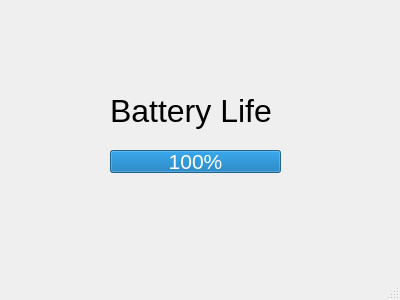
<?xml version="1.0" encoding="UTF-8"?>
<ui version="4.0">
 <class>MainWindow</class>
 <widget class="QMainWindow" name="MainWindow">
  <property name="geometry">
   <rect>
    <x>0</x>
    <y>0</y>
    <width>400</width>
    <height>300</height>
   </rect>
  </property>
  <property name="windowTitle">
   <string>MainWindow</string>
  </property>
  <widget class="QWidget" name="centralWidget">
   <widget class="QProgressBar" name="progressBar">
    <property name="geometry">
     <rect>
      <x>110</x>
      <y>150</y>
      <width>171</width>
      <height>23</height>
     </rect>
    </property>
    <property name="font">
     <font>
      <pointsize>16</pointsize>
     </font>
    </property>
    <property name="value">
     <number>100</number>
    </property>
    <property name="textVisible">
     <bool>true</bool>
    </property>
    <property name="invertedAppearance">
     <bool>false</bool>
    </property>
    <property name="textDirection">
     <enum>QProgressBar::TopToBottom</enum>
    </property>
   </widget>
   <widget class="QLabel" name="label">
    <property name="geometry">
     <rect>
      <x>110</x>
      <y>90</y>
      <width>171</width>
      <height>41</height>
     </rect>
    </property>
    <property name="font">
     <font>
      <pointsize>24</pointsize>
     </font>
    </property>
    <property name="text">
     <string>Battery Life</string>
    </property>
   </widget>
  </widget>
  <widget class="QStatusBar" name="statusBar"/>
 </widget>
 <layoutdefault spacing="6" margin="11"/>
 <resources/>
 <connections>
  <connection>
   <sender>MainWindow</sender>
   <signal>batteryLifeChanged(int)</signal>
   <receiver>progressBar</receiver>
   <slot>setValue(int)</slot>
   <hints>
    <hint type="sourcelabel">
     <x>199</x>
     <y>149</y>
    </hint>
    <hint type="destinationlabel">
     <x>195</x>
     <y>161</y>
    </hint>
   </hints>
  </connection>
 </connections>
 <slots>
  <signal>batteryLifeChanged(int)</signal>
 </slots>
</ui>
